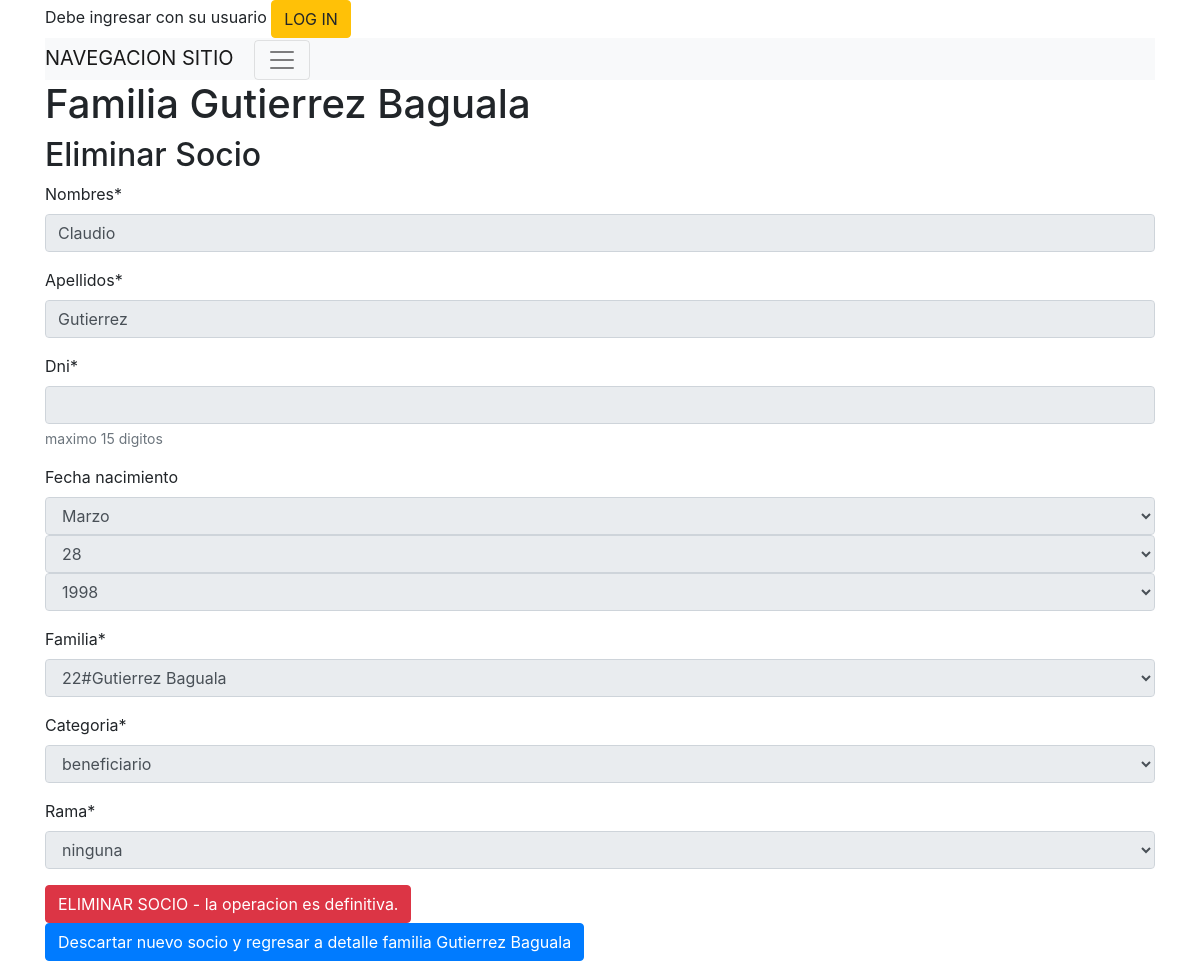
The app's page /socios/socio/borrar/1, older data.
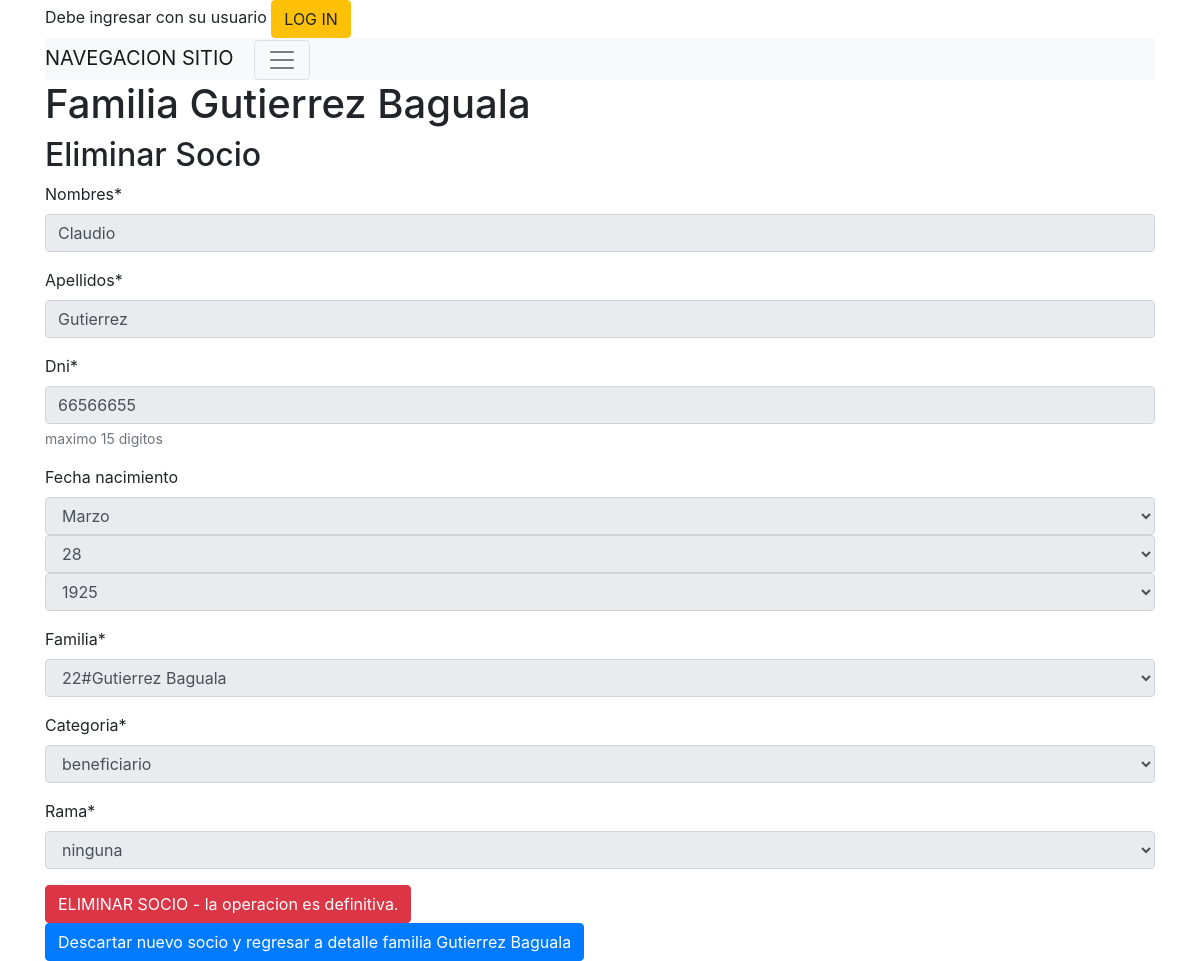
The same page, newer data.
### socios/models.py (models this page shows, shortened)
class Socio(models.Model):
    CATEGORIAS_CHOISES = [
        ( -1,"no_socio"),
        ( 0,"inactivo"),
        ( 1,"beneficiario"),
        ( 2,"dirigente"),
        ( 3,"recurso adulto"),
        ( 4,"resp.beneficiario"),
        ( 5,"colaborador")
        ]
    RAMAS_CHOISES = [
        ( 0,"ninguna"),
        ( 1,"manada"),
        ( 2,"unidad scout"),
        ( 3,"caminantes"),
        ( 4,"rovers")
        ]
    nombres = models.CharField(max_length=50)
    apellidos = models.CharField(max_length=50)
    dni = models.CharField(max_length=15,unique=True)
    fecha_nacimiento = models.DateField('fecha_nacimiento',null=True)
    creado = models.DateTimeField('creado',auto_now_add=True)
    actualizado = models.DateTimeField('actualizado',auto_now=True)
    familia=models.ForeignKey(Familia, on_delete=models.CASCADE)
    categoria=models.IntegerField(default=0, choices=CATEGORIAS_CHOISES)
    rama=models.IntegerField(default=0, choices=RAMAS_CHOISES)
    class Meta:
        permissions = (
                       ( "socio_crear","Agregar nuevo socio a una familia"),
                       ( "socio_editar","Editar socio"),
                       ( "socio_borrar","Eliminar socio"),
                       ( "socio_ver","Ver informacion de un socio" ),
                      )

### socios/views.py (the view)
# urls.py: path('socio/borrar/<int:socio_id>', views.socio_borrar, name='socio_borrar'),
def socio_borrar(request, socio_id):
    func = inspect.currentframe().f_back.f_code
    logger.debug(" %s: %s in %s:%i" % (
        'init ',
        func.co_name,
        func.co_filename,
        func.co_firstlineno
    ))
    logger.debug("Socio borrar  {}".format(socio_id))
    socio = Socio.objects.get(pk=socio_id)
    familia_socios = Familia.objects.get(pk=socio.familia.id)
    if request.method == "POST":
        form = SocioForm(request.POST, instance=socio)
        socio = Socio.objects.get(id=socio_id)
        socio.delete()
        logger.debug("CAMINO 1 borrar socio {} - familia {}".format(socio.id,familia_socios.id))
        return redirect('socios:familia_detalle', familia_id=familia_socios.id)
    else:
        logger.debug("CAMINO 2 borrar socio {} - familia {}".format(socio.id,familia_socios.id))
        form = SocioForm(instance=socio)
        form.fields['nombres'].disabled = True
        form.fields['apellidos'].disabled = True
        form.fields['dni'].disabled = True
        form.fields['fecha_nacimiento'].disabled = True
        form.fields['categoria'].disabled = True
        form.fields['rama'].disabled = True
        form.fields['familia'].disabled = True
        logger.debug("From:{}".format(form))
    logger.debug("Socio borrar END")
    return render(request, 'socios/socio_borrar.html', {'form': form, "familia": familia_socios })

### socios/forms.py
class SocioForm(forms.ModelForm):
    nombres = forms.CharField(max_length=50,min_length=4,required=True)
    apellidos = forms.CharField(max_length=50,min_length=4,required=True)
    fecha_nacimiento = forms.DateField(required=False,widget = forms.SelectDateWidget(years=range(init_year_birthday(), end_year_birthday())) )
    dni = forms.IntegerField(max_value=999999999999999,help_text='maximo 15 digitos', required=True)
    class Meta:
        model = Socio
        fields = ('nombres', 'apellidos', 'dni', 'fecha_nacimiento',
                  'familia', 'categoria', 'rama')

### socios/models.py (called while the page is built)
    def __str__(self):
        return  "{}#{}".format(self.crm_id,self.familia_crm_id)

### socios/templates/socios/socio_borrar.html
{% extends "base_site.html" %}
{% block content %}
{% load crispy_forms_tags %}
<h1>Familia {{ familia.familia_crm_id }}</h1>
<h2>Eliminar Socio</h2>
<div class="post" >
<form method="POST" class="post-form">{% csrf_token %}
  {{ form|crispy }}
<button type="submit" class="btn btn-danger" type="submit" class="save btn btn-default">ELIMINAR SOCIO - la operacion es definitiva.</button>
</form>
</div>
<a type="button" class="btn btn-primary" href="/socios/familia/{{ familia.id }}">Descartar nuevo socio y regresar a detalle familia {{ familia.familia_crm_id }}</a>
{% endblock content %}

Row changes from the older to the newer data that the page shows:
changed Socio "Claudio": dni (not shown) → "66566655"
Text that changed along with them:
form field form: "1998" → "1925"
